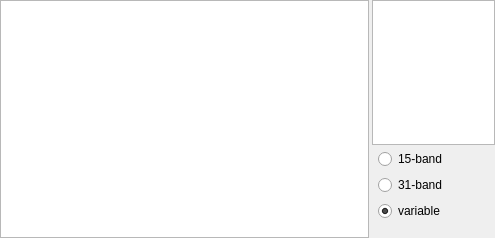
<?xml version="1.0" encoding="UTF-8"?>
<ui version="4.0">
 <class>GraphicEQFilterGUI</class>
 <widget class="QWidget" name="GraphicEQFilterGUI">
  <property name="geometry">
   <rect>
    <x>0</x>
    <y>0</y>
    <width>495</width>
    <height>238</height>
   </rect>
  </property>
  <property name="windowTitle">
   <string notr="true"/>
  </property>
  <layout class="QHBoxLayout" name="horizontalLayout" stretch="3,1">
   <property name="spacing">
    <number>3</number>
   </property>
   <property name="leftMargin">
    <number>0</number>
   </property>
   <property name="topMargin">
    <number>0</number>
   </property>
   <property name="rightMargin">
    <number>0</number>
   </property>
   <property name="bottomMargin">
    <number>0</number>
   </property>
   <item>
    <widget class="GraphicEQFilterGUIView" name="graphicsView">
     <property name="sizePolicy">
      <sizepolicy hsizetype="Expanding" vsizetype="Expanding">
       <horstretch>0</horstretch>
       <verstretch>0</verstretch>
      </sizepolicy>
     </property>
     <property name="minimumSize">
      <size>
       <width>0</width>
       <height>100</height>
      </size>
     </property>
     <property name="mouseTracking">
      <bool>true</bool>
     </property>
     <property name="renderHints">
      <set>QPainter::Antialiasing|QPainter::TextAntialiasing</set>
     </property>
     <property name="dragMode">
      <enum>QGraphicsView::RubberBandDrag</enum>
     </property>
    </widget>
   </item>
   <item>
    <layout class="QVBoxLayout" name="verticalLayout_2">
     <property name="spacing">
      <number>0</number>
     </property>
     <item>
      <widget class="QTableWidget" name="tableWidget">
       <property name="sizePolicy">
        <sizepolicy hsizetype="Expanding" vsizetype="Expanding">
         <horstretch>0</horstretch>
         <verstretch>0</verstretch>
        </sizepolicy>
       </property>
       <property name="minimumSize">
        <size>
         <width>50</width>
         <height>0</height>
        </size>
       </property>
       <property name="palette">
        <palette>
         <active>
          <colorrole role="Highlight">
           <brush brushstyle="SolidPattern">
            <color alpha="255">
             <red>51</red>
             <green>153</green>
             <blue>255</blue>
            </color>
           </brush>
          </colorrole>
         </active>
         <inactive>
          <colorrole role="Highlight">
           <brush brushstyle="SolidPattern">
            <color alpha="255">
             <red>122</red>
             <green>189</green>
             <blue>255</blue>
            </color>
           </brush>
          </colorrole>
         </inactive>
         <disabled>
          <colorrole role="Highlight">
           <brush brushstyle="SolidPattern">
            <color alpha="255">
             <red>51</red>
             <green>153</green>
             <blue>255</blue>
            </color>
           </brush>
          </colorrole>
         </disabled>
        </palette>
       </property>
       <property name="sizeAdjustPolicy">
        <enum>QAbstractScrollArea::AdjustToContents</enum>
       </property>
       <property name="horizontalScrollMode">
        <enum>QAbstractItemView::ScrollPerPixel</enum>
       </property>
       <property name="wordWrap">
        <bool>false</bool>
       </property>
       <property name="columnCount">
        <number>2</number>
       </property>
       <attribute name="horizontalHeaderVisible">
        <bool>false</bool>
       </attribute>
       <attribute name="horizontalHeaderMinimumSectionSize">
        <number>10</number>
       </attribute>
       <attribute name="horizontalHeaderDefaultSectionSize">
        <number>10</number>
       </attribute>
       <attribute name="horizontalHeaderHighlightSections">
        <bool>false</bool>
       </attribute>
       <attribute name="verticalHeaderMinimumSectionSize">
        <number>23</number>
       </attribute>
       <attribute name="verticalHeaderDefaultSectionSize">
        <number>23</number>
       </attribute>
       <column>
        <property name="text">
         <string>Freq.</string>
        </property>
       </column>
       <column>
        <property name="text">
         <string>Gain</string>
        </property>
       </column>
      </widget>
     </item>
     <item>
      <layout class="QVBoxLayout" name="verticalLayout">
       <property name="spacing">
        <number>6</number>
       </property>
       <property name="leftMargin">
        <number>6</number>
       </property>
       <property name="topMargin">
        <number>4</number>
       </property>
       <property name="rightMargin">
        <number>0</number>
       </property>
       <item>
        <widget class="QRadioButton" name="radioButton15">
         <property name="text">
          <string>15-band</string>
         </property>
        </widget>
       </item>
       <item>
        <widget class="QRadioButton" name="radioButton31">
         <property name="text">
          <string>31-band</string>
         </property>
        </widget>
       </item>
       <item>
        <widget class="QRadioButton" name="radioButtonVar">
         <property name="text">
          <string>variable</string>
         </property>
         <property name="checked">
          <bool>true</bool>
         </property>
        </widget>
       </item>
      </layout>
     </item>
     <item>
      <widget class="QToolBar" name="toolBar"/>
     </item>
    </layout>
   </item>
  </layout>
  <action name="actionImport">
   <property name="icon">
    <iconset resource="GraphicEQWidget.qrc">
     <normaloff>:/icons/document-open.ico</normaloff>:/icons/document-open.ico</iconset>
   </property>
   <property name="text">
    <string>Import</string>
   </property>
  </action>
  <action name="actionExport">
   <property name="icon">
    <iconset resource="GraphicEQWidget.qrc">
     <normaloff>:/icons/document-save-as.ico</normaloff>:/icons/document-save-as.ico</iconset>
   </property>
   <property name="text">
    <string>Export</string>
   </property>
  </action>
  <action name="actionInvertResponse">
   <property name="icon">
    <iconset resource="GraphicEQWidget.qrc">
     <normaloff>:/icons/invert_response.ico</normaloff>:/icons/invert_response.ico</iconset>
   </property>
   <property name="text">
    <string>Invert response</string>
   </property>
  </action>
  <action name="actionNormalizeResponse">
   <property name="icon">
    <iconset resource="GraphicEQWidget.qrc">
     <normaloff>:/icons/normalize_response.ico</normaloff>:/icons/normalize_response.ico</iconset>
   </property>
   <property name="text">
    <string>Normalize response</string>
   </property>
  </action>
  <action name="actionResetResponse">
   <property name="icon">
    <iconset resource="GraphicEQWidget.qrc">
     <normaloff>:/icons/reset_response.ico</normaloff>:/icons/reset_response.ico</iconset>
   </property>
   <property name="text">
    <string>Reset response</string>
   </property>
  </action>
 </widget>
 <customwidgets>
  <customwidget>
   <class>GraphicEQFilterGUIView</class>
   <extends>QGraphicsView</extends>
   <header>GraphicEQFilterGUIView.h</header>
   <slots>
    <signal>itemMoved()</signal>
   </slots>
  </customwidget>
 </customwidgets>
 <resources>
  <include location="GraphicEQWidget.qrc"/>
 </resources>
 <connections/>
 <slots>
  <slot>updateItemList()</slot>
 </slots>
</ui>
